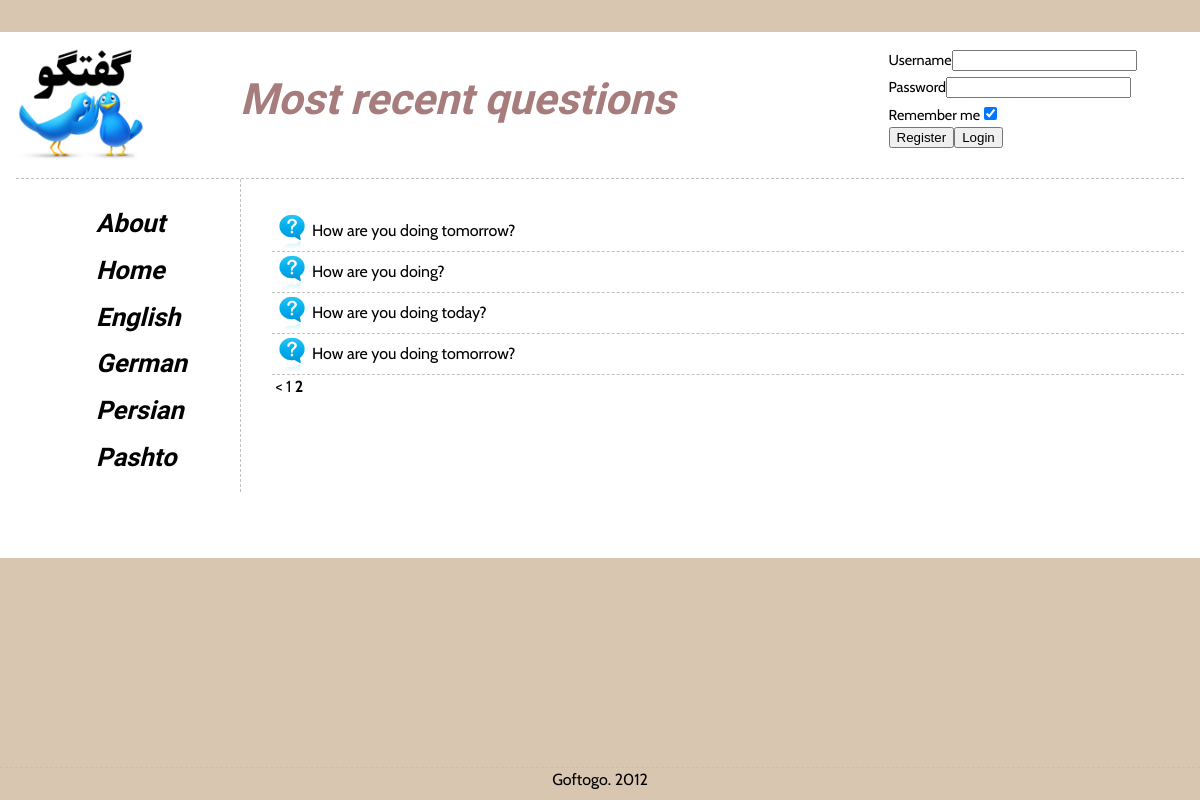
/index.php/main/questions/5, run on the app's committed database.
### tables this page shows
CREATE TABLE IF NOT EXISTS `Question` (
  `questionID` int(11) NOT NULL AUTO_INCREMENT,
  `catID` int(11) DEFAULT NULL,
  `userID` int(11) DEFAULT NULL,
  `title` varchar(140) NOT NULL,
  `body` text NOT NULL,
  `rank` int(11) NOT NULL DEFAULT '0',
  `date` datetime DEFAULT NULL,
  PRIMARY KEY (`questionID`)
);

### application/controllers/main.php (called while the page is built, shortened)
<?php
class Main extends CI_Controller {
	public function __construct() {
		$this -> load -> model('question_model');
		$this -> load -> model('answer_model');
	}
	public function _loadviews($content, $data) {
		$data['loginbox'] = TRUE;
		$this -> load -> view('main_view', init_view_data($content, $data));
	}
	public function questions($offset = 0) {
		$config['base_url'] = site_url('main/questions/');
		$config['per_page'] = 5;
		$data['questions'] = $this -> question_model -> get_list($offset, $config['per_page']);
		$config['total_rows'] = $this -> question_model -> get_count();
		$this -> pagination -> initialize($config);
		$data['pagelinks'] = $this -> pagination -> create_links();
		$data['title'] = lang('title_recent_questions');
		$this -> _loadviews('qlist', $data);
	}
}

### index.php (called while the page is built, shortened)
<?php
require_once BASEPATH.'core/CodeIgniter.php';

### application/models/question_model.php (called while the page is built, shortened)
<?php
class Question_model extends CI_Model {
	public function get_list($offset, $limit, $filter = array()) {
		$this -> db -> select('questionID,title');
		$query = $this -> db -> get('Question', $limit, $offset);
		return $query -> result();
	}
	public function get_count($filter = array()) {
		$this -> db -> from('Question');
		return $this -> db -> count_all_results();
	}
}

### application/views/content/qlist.php (the view)
<?php foreach ($questions as $question): ?>
	<div class="question">
		<?php echo anchor('/main/qshow/'.$question->questionID,$question->title); ?>
	</div>
<?php endforeach ?>
<div class="pagination">
<?php echo($pagelinks);?>
</div>

### css/main.css (style rules this page uses)
html, body, ul, ol, li, form, fieldset, legend { margin: 0; padding: 0; }
body { background: #D9C6B0; color: black; line-height: 1.5; padding-top: 2em; padding-right: 2em; }
a { text-decoration: none; color: black; cursor: pointer; }
.question, .answer, .comment { border-bottom-width: 1px; border-bottom-style: dashed; border-color: silver; padding: 0.5em; text-align: justify; }
.question { padding-left: 2.5em; background: transparent url(../img/icons/question.png) no-repeat top left; background-size: 40px; }

### data on the page
question: questionID+title "How are you doing tomorrow?"
question: questionID+title "How are you doing?"
question: questionID+title "How are you doing today?"
question: questionID+title "How are you doing tomorrow?"

### other printed values
lang('form_username','username') "Username"
lang('form_password','password') "Password"
lang('form_remember','remember') "Remember me"
$title "Most recent questions"
$pagelinks "< 1 2"
anchor('', mb_convert_case(lang('w_home'),MB_CASE_TITLE)) "Home"
anchor('util/lang/english', lang('w_lang_en')) "English"
anchor('util/lang/deutsch', lang('w_lang_de')) "German"
anchor('util/lang/farsi', lang('w_lang_fa')) "Persian"
anchor('util/lang/pashto', lang('w_lang_ps')) "Pashto"
lang('title_main') "Goftogo"
